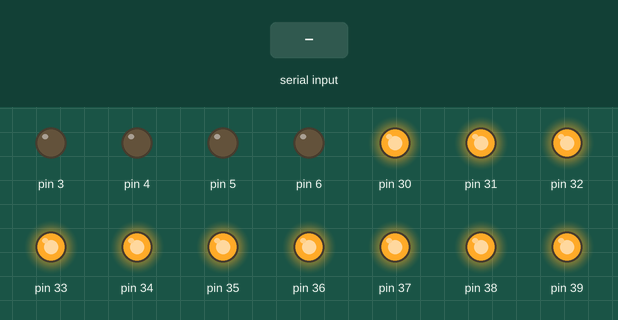
Simulated run of this sketch. Board: Arduino Mega 2560, built with avr-gcc and run on an emulated ATmega2560. Parts: output pins drawn as LEDs (lit = HIGH). Inputs (shaded band) come from the test bench.

Above: at 1.2 s.
1.3 s: "a" received over Serial
At 2.0 s:
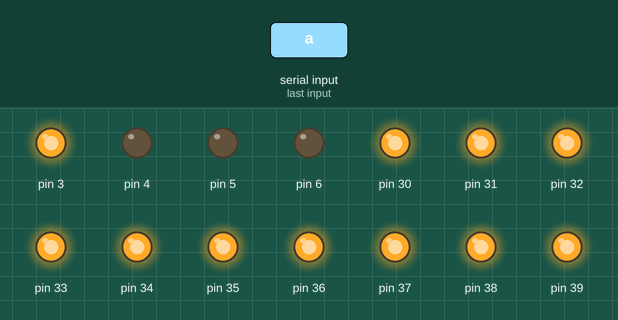
3.7 s: "d" received over Serial
At 4.1 s:
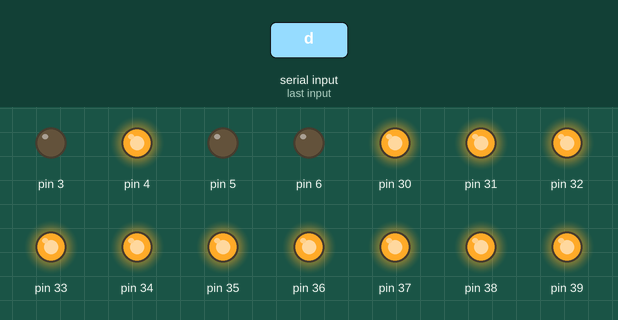
5.7 s: "g" received over Serial
At 6.1 s:
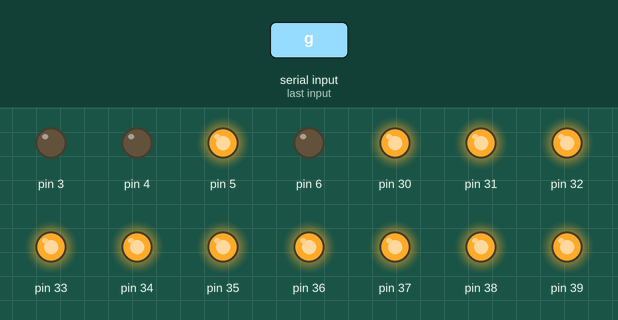
Timing chart, 0 to 8.7 s (numbered marks = the images above; inputs shaded):
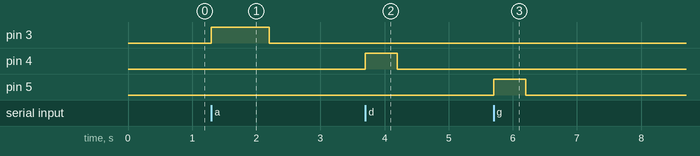

Measured:
- after the input at 1.3 s, pin 3: LOW → HIGH at once, → LOW 0.90 s later
- after the input at 3.7 s, pin 4: LOW → HIGH at once, → LOW 0.50 s later
- after the input at 5.7 s, pin 5: LOW → HIGH at once, → LOW 0.50 s later

The sketch:

TEST2.ino
```cpp
const int analogPin[16] = { A0, A1, A2, A3, A4, A5, A6, A7, A8, A9, A10, A11, A12, A13, A14, A15 };

const int startingLed = 30;
const int endingLed = 45;

const int startingWixel = 3;
const int endingWixel = 6;

const int bouttonPoussoir = 2;

int analogPointer;
const int classes[] = {510, 404, 767, 904};
int offset = 2;

void setup() {
  // put your setup code here, to run once:
  pinMode(bouttonPoussoir, INPUT);

  for (int thisPin = startingLed; thisPin <= endingLed; thisPin++) {
    pinMode(thisPin, OUTPUT);
    digitalWrite(thisPin, HIGH);
  }

  for (int thisPin = startingWixel; thisPin <= endingWixel; thisPin++) {
    pinMode(thisPin, OUTPUT);
    digitalWrite(thisPin, LOW);
  }

  Serial.begin(9600);
}


void avancer(){
                digitalWrite(3, HIGH);
                digitalWrite(4, LOW);
                digitalWrite(5, LOW);
                delay(900);
}

void tournerDroite(){
                digitalWrite(4, HIGH);
                digitalWrite(3, LOW);
                digitalWrite(5, LOW);
                delay(500);
}

void tournerGauche(){
                digitalWrite(5, HIGH);
                digitalWrite(4, LOW);
                digitalWrite(3, LOW);
                delay(500);
}

void loop() {
  digitalWrite(3, LOW);
  digitalWrite(4, LOW);
  digitalWrite(5, LOW);
  if (Serial.available() > 0)
  {
          int thisChar = Serial.read();
          if(thisChar == 'a')
          {
                avancer();
          }
          if(thisChar == 'd')
          {
                tournerDroite();
          }
          if(thisChar == 'g')
          {
                tournerGauche();
          }
  }
}
```
